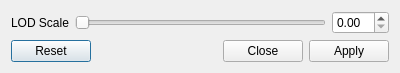
<?xml version="1.0" encoding="UTF-8"?>
<ui version="4.0">
 <class>LODScaleOverrideDialog</class>
 <widget class="QDialog" name="LODScaleOverrideDialog">
  <property name="geometry">
   <rect>
    <x>0</x>
    <y>0</y>
    <width>400</width>
    <height>69</height>
   </rect>
  </property>
  <property name="sizePolicy">
   <sizepolicy hsizetype="Preferred" vsizetype="Fixed">
    <horstretch>0</horstretch>
    <verstretch>0</verstretch>
   </sizepolicy>
  </property>
  <property name="windowTitle">
   <string>Set LOD scale</string>
  </property>
  <layout class="QFormLayout" name="formLayout">
   <item row="0" column="0">
    <widget class="QLabel" name="label">
     <property name="text">
      <string>LOD Scale</string>
     </property>
    </widget>
   </item>
   <item row="0" column="1">
    <layout class="QHBoxLayout" name="horizontalLayout">
     <item>
      <widget class="QSlider" name="horizontalSlider">
       <property name="maximum">
        <number>100</number>
       </property>
       <property name="orientation">
        <enum>Qt::Horizontal</enum>
       </property>
      </widget>
     </item>
     <item>
      <widget class="QDoubleSpinBox" name="doubleSpinBox">
       <property name="maximum">
        <double>10.000000000000000</double>
       </property>
       <property name="singleStep">
        <double>0.100000000000000</double>
       </property>
      </widget>
     </item>
    </layout>
   </item>
   <item row="1" column="0" colspan="2">
    <widget class="QDialogButtonBox" name="buttonBox">
     <property name="orientation">
      <enum>Qt::Horizontal</enum>
     </property>
     <property name="standardButtons">
      <set>QDialogButtonBox::Apply|QDialogButtonBox::Close|QDialogButtonBox::Reset</set>
     </property>
    </widget>
   </item>
  </layout>
 </widget>
 <resources/>
 <connections>
  <connection>
   <sender>doubleSpinBox</sender>
   <signal>valueChanged(double)</signal>
   <receiver>LODScaleOverrideDialog</receiver>
   <slot>spinBoxChanged(double)</slot>
   <hints>
    <hint type="sourcelabel">
     <x>367</x>
     <y>15</y>
    </hint>
    <hint type="destinationlabel">
     <x>199</x>
     <y>30</y>
    </hint>
   </hints>
  </connection>
  <connection>
   <sender>horizontalSlider</sender>
   <signal>valueChanged(int)</signal>
   <receiver>LODScaleOverrideDialog</receiver>
   <slot>sliderChanged(int)</slot>
   <hints>
    <hint type="sourcelabel">
     <x>197</x>
     <y>16</y>
    </hint>
    <hint type="destinationlabel">
     <x>199</x>
     <y>30</y>
    </hint>
   </hints>
  </connection>
 </connections>
 <slots>
  <slot>sliderChanged(int)</slot>
  <slot>spinBoxChanged(double)</slot>
 </slots>
</ui>
